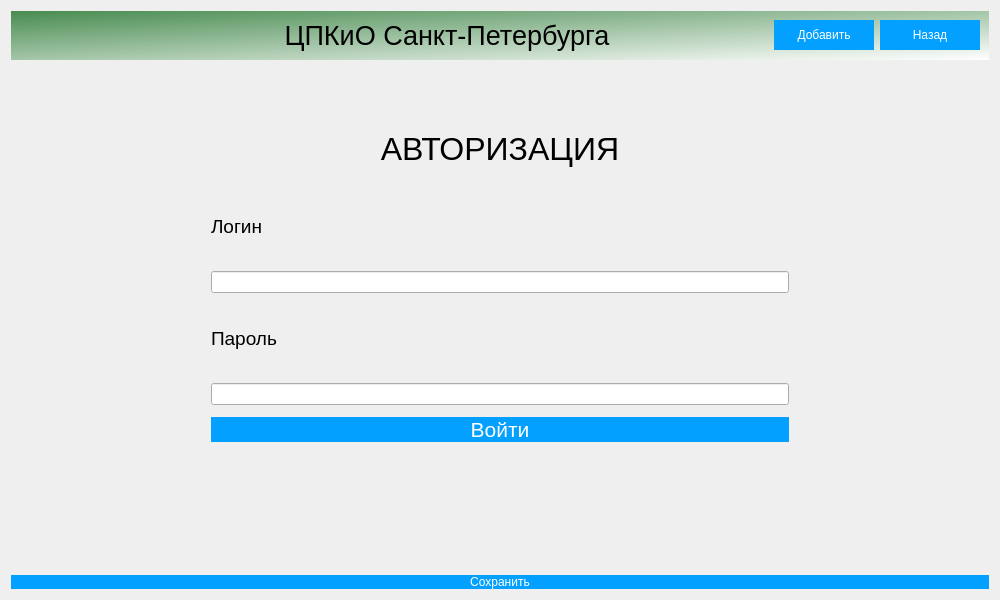
<?xml version="1.0" encoding="UTF-8"?>
<ui version="4.0">
 <class>Dialog</class>
 <widget class="QDialog" name="Dialog">
  <property name="geometry">
   <rect>
    <x>0</x>
    <y>0</y>
    <width>1000</width>
    <height>600</height>
   </rect>
  </property>
  <property name="minimumSize">
   <size>
    <width>1000</width>
    <height>600</height>
   </size>
  </property>
  <property name="windowTitle">
   <string>Учет заявок на ремонт оргтехники</string>
  </property>
  <property name="windowIcon">
   <iconset theme="accessories-dictionary">
    <selectedon>../../../../logo.png</selectedon>
   </iconset>
  </property>
  <property name="toolTipDuration">
   <number>0</number>
  </property>
  <property name="styleSheet">
   <string notr="true">QPushButton {
background-color: rgb(4, 160, 255);
color: rgb(255, 255, 255);
border: 0px;
}
QWidget
{font: &quot;Comic Sans MS&quot;;}
</string>
  </property>
  <property name="sizeGripEnabled">
   <bool>false</bool>
  </property>
  <layout class="QGridLayout" name="gridLayout">
   <item row="0" column="0">
    <widget class="QWidget" name="widget" native="true">
     <property name="styleSheet">
      <string notr="true">QWidget#widget{
background-color: qlineargradient(spread:pad, x1:0, y1:0, x2:1, y2:1, stop:0 rgba(73, 140, 81, 255), stop:1 rgba(255, 255, 255, 255))
}

</string>
     </property>
     <layout class="QGridLayout" name="gridLayout_3">
      <item row="0" column="0">
       <widget class="QLabel" name="label">
        <property name="maximumSize">
         <size>
          <width>100</width>
          <height>100</height>
         </size>
        </property>
        <property name="text">
         <string/>
        </property>
        <property name="textFormat">
         <enum>Qt::AutoText</enum>
        </property>
        <property name="pixmap">
         <pixmap>../media/logo.png</pixmap>
        </property>
        <property name="scaledContents">
         <bool>true</bool>
        </property>
       </widget>
      </item>
      <item row="0" column="1">
       <widget class="QLabel" name="label_2">
        <property name="font">
         <font>
          <pointsize>20</pointsize>
          <weight>50</weight>
          <italic>false</italic>
          <bold>false</bold>
         </font>
        </property>
        <property name="text">
         <string>ЦПКиО Санкт-Петербурга</string>
        </property>
        <property name="alignment">
         <set>Qt::AlignCenter</set>
        </property>
       </widget>
      </item>
      <item row="0" column="2">
       <widget class="QPushButton" name="AdButton">
        <property name="maximumSize">
         <size>
          <width>100</width>
          <height>30</height>
         </size>
        </property>
        <property name="styleSheet">
         <string notr="true">QPushButton#pushButton {background-color: rgb(255,125,150);
border: 5x;}</string>
        </property>
        <property name="text">
         <string>Добавить</string>
        </property>
       </widget>
      </item>
      <item row="0" column="3">
       <widget class="QPushButton" name="back_Button">
        <property name="maximumSize">
         <size>
          <width>100</width>
          <height>30</height>
         </size>
        </property>
        <property name="styleSheet">
         <string notr="true">QPushButton#pushButton {background-color: rgb(255,125,150);
border: 5x;}</string>
        </property>
        <property name="text">
         <string>Назад</string>
        </property>
       </widget>
      </item>
     </layout>
    </widget>
   </item>
   <item row="1" column="0">
    <widget class="QStackedWidget" name="stackedWidget">
     <property name="layoutDirection">
      <enum>Qt::LeftToRight</enum>
     </property>
     <property name="autoFillBackground">
      <bool>false</bool>
     </property>
     <property name="styleSheet">
      <string notr="true"/>
     </property>
     <property name="currentIndex">
      <number>0</number>
     </property>
     <widget class="QWidget" name="Avtorisation">
      <property name="layoutDirection">
       <enum>Qt::LeftToRight</enum>
      </property>
      <layout class="QGridLayout" name="gridLayout_2">
       <property name="leftMargin">
        <number>200</number>
       </property>
       <property name="topMargin">
        <number>50</number>
       </property>
       <property name="rightMargin">
        <number>200</number>
       </property>
       <property name="bottomMargin">
        <number>50</number>
       </property>
       <item row="0" column="0">
        <layout class="QVBoxLayout" name="verticalLayout">
         <property name="spacing">
          <number>12</number>
         </property>
         <item>
          <widget class="QLabel" name="label_3">
           <property name="font">
            <font>
             <pointsize>24</pointsize>
             <weight>50</weight>
             <italic>false</italic>
             <bold>false</bold>
            </font>
           </property>
           <property name="text">
            <string>АВТОРИЗАЦИЯ</string>
           </property>
           <property name="scaledContents">
            <bool>false</bool>
           </property>
           <property name="alignment">
            <set>Qt::AlignCenter</set>
           </property>
          </widget>
         </item>
         <item>
          <widget class="QLabel" name="label_4">
           <property name="font">
            <font>
             <pointsize>14</pointsize>
             <weight>50</weight>
             <italic>false</italic>
             <bold>false</bold>
            </font>
           </property>
           <property name="layoutDirection">
            <enum>Qt::LeftToRight</enum>
           </property>
           <property name="autoFillBackground">
            <bool>false</bool>
           </property>
           <property name="text">
            <string>Логин</string>
           </property>
           <property name="alignment">
            <set>Qt::AlignLeading|Qt::AlignLeft|Qt::AlignVCenter</set>
           </property>
          </widget>
         </item>
         <item>
          <widget class="QLineEdit" name="LoginField"/>
         </item>
         <item>
          <widget class="QLabel" name="label_5">
           <property name="font">
            <font>
             <pointsize>14</pointsize>
             <weight>50</weight>
             <italic>false</italic>
             <bold>false</bold>
            </font>
           </property>
           <property name="text">
            <string>Пароль</string>
           </property>
           <property name="alignment">
            <set>Qt::AlignLeading|Qt::AlignLeft|Qt::AlignVCenter</set>
           </property>
          </widget>
         </item>
         <item>
          <widget class="QLineEdit" name="PasswordField"/>
         </item>
         <item>
          <widget class="QPushButton" name="SignInButton">
           <property name="font">
            <font>
             <pointsize>16</pointsize>
             <weight>50</weight>
             <italic>false</italic>
             <bold>false</bold>
            </font>
           </property>
           <property name="styleSheet">
            <string notr="true"/>
           </property>
           <property name="text">
            <string>Войти</string>
           </property>
          </widget>
         </item>
         <item>
          <widget class="QLabel" name="ErrorField">
           <property name="font">
            <font>
             <pointsize>14</pointsize>
             <weight>50</weight>
             <italic>false</italic>
             <bold>false</bold>
            </font>
           </property>
           <property name="styleSheet">
            <string notr="true">color: rgb(255, 0, 0);</string>
           </property>
           <property name="text">
            <string/>
           </property>
           <property name="alignment">
            <set>Qt::AlignCenter</set>
           </property>
          </widget>
         </item>
        </layout>
       </item>
      </layout>
     </widget>
     <widget class="QWidget" name="Addrequests">
      <widget class="QWidget" name="layoutWidget">
       <property name="geometry">
        <rect>
         <x>330</x>
         <y>70</y>
         <width>302</width>
         <height>354</height>
        </rect>
       </property>
       <layout class="QFormLayout" name="formLayout">
        <item row="0" column="0">
         <layout class="QVBoxLayout" name="verticalLayout_3">
          <item>
           <widget class="QLabel" name="label_11">
            <property name="text">
             <string>startDate</string>
            </property>
           </widget>
          </item>
          <item>
           <widget class="QLineEdit" name="startDate"/>
          </item>
         </layout>
        </item>
        <item row="0" column="1">
         <layout class="QVBoxLayout" name="verticalLayout_4">
          <item>
           <widget class="QLabel" name="label_12">
            <property name="text">
             <string>orgTechTypeID</string>
            </property>
           </widget>
          </item>
          <item>
           <widget class="QLineEdit" name="orgTechTypeID"/>
          </item>
         </layout>
        </item>
        <item row="1" column="0">
         <layout class="QVBoxLayout" name="verticalLayout_7">
          <item>
           <widget class="QLabel" name="label_15">
            <property name="text">
             <string>requestStatusID</string>
            </property>
           </widget>
          </item>
          <item>
           <widget class="QLineEdit" name="requestStatusID"/>
          </item>
         </layout>
        </item>
        <item row="1" column="1">
         <layout class="QVBoxLayout" name="verticalLayout_8">
          <item>
           <widget class="QLabel" name="label_16">
            <property name="text">
             <string>completionDate</string>
            </property>
           </widget>
          </item>
          <item>
           <widget class="QLineEdit" name="completionDate"/>
          </item>
         </layout>
        </item>
        <item row="2" column="0">
         <layout class="QVBoxLayout" name="verticalLayout_10">
          <item>
           <widget class="QLabel" name="label_18">
            <property name="text">
             <string>masterID</string>
            </property>
           </widget>
          </item>
          <item>
           <widget class="QLineEdit" name="masterID"/>
          </item>
         </layout>
        </item>
        <item row="2" column="1">
         <layout class="QVBoxLayout" name="verticalLayout_2">
          <item>
           <widget class="QLabel" name="label_10">
            <property name="text">
             <string>IDrequest</string>
            </property>
           </widget>
          </item>
          <item>
           <widget class="QLineEdit" name="IDrequest"/>
          </item>
         </layout>
        </item>
        <item row="3" column="0">
         <layout class="QVBoxLayout" name="verticalLayout_11">
          <item>
           <widget class="QLabel" name="label_19">
            <property name="text">
             <string>clientID</string>
            </property>
           </widget>
          </item>
          <item>
           <widget class="QLineEdit" name="clientID"/>
          </item>
         </layout>
        </item>
        <item row="3" column="1">
         <layout class="QVBoxLayout" name="verticalLayout_5">
          <item>
           <widget class="QLabel" name="label_13">
            <property name="text">
             <string>orgTechModel</string>
            </property>
           </widget>
          </item>
          <item>
           <widget class="QLineEdit" name="orgTechModel"/>
          </item>
         </layout>
        </item>
        <item row="4" column="0">
         <layout class="QVBoxLayout" name="verticalLayout_6">
          <item>
           <widget class="QLabel" name="label_14">
            <property name="text">
             <string>problemDescryption</string>
            </property>
           </widget>
          </item>
          <item>
           <widget class="QLineEdit" name="problemDescryption"/>
          </item>
         </layout>
        </item>
        <item row="4" column="1">
         <layout class="QVBoxLayout" name="verticalLayout_9">
          <item>
           <widget class="QLabel" name="label_17">
            <property name="text">
             <string>repairParts</string>
            </property>
           </widget>
          </item>
          <item>
           <widget class="QLineEdit" name="repairParts"/>
          </item>
         </layout>
        </item>
       </layout>
      </widget>
     </widget>
     <widget class="QWidget" name="Prodavez">
      <layout class="QGridLayout" name="gridLayout_6">
       <item row="0" column="0">
        <widget class="QLabel" name="label_9">
         <property name="text">
          <string>Продавец</string>
         </property>
         <property name="alignment">
          <set>Qt::AlignCenter</set>
         </property>
        </widget>
       </item>
       <item row="1" column="0">
        <widget class="QTableWidget" name="tableWidget_Prodavez"/>
       </item>
      </layout>
     </widget>
     <widget class="QWidget" name="Administrator">
      <layout class="QGridLayout" name="gridLayout_7">
       <item row="0" column="0">
        <widget class="QLabel" name="label_8">
         <property name="text">
          <string>Администратор</string>
         </property>
         <property name="alignment">
          <set>Qt::AlignCenter</set>
         </property>
        </widget>
       </item>
       <item row="1" column="0">
        <widget class="QTableWidget" name="tableWidget_Administrator"/>
       </item>
      </layout>
     </widget>
     <widget class="QWidget" name="StarshiSmeni">
      <layout class="QGridLayout" name="gridLayout_4">
       <item row="0" column="0">
        <widget class="QLabel" name="label_6">
         <property name="text">
          <string>Старший смены</string>
         </property>
         <property name="alignment">
          <set>Qt::AlignCenter</set>
         </property>
        </widget>
       </item>
       <item row="1" column="0">
        <widget class="QTableWidget" name="tableWidget_StarshiSmeni"/>
       </item>
      </layout>
     </widget>
    </widget>
   </item>
   <item row="2" column="0">
    <widget class="QPushButton" name="saveButton">
     <property name="text">
      <string>Сохранить</string>
     </property>
    </widget>
   </item>
  </layout>
 </widget>
 <resources/>
 <connections/>
</ui>
